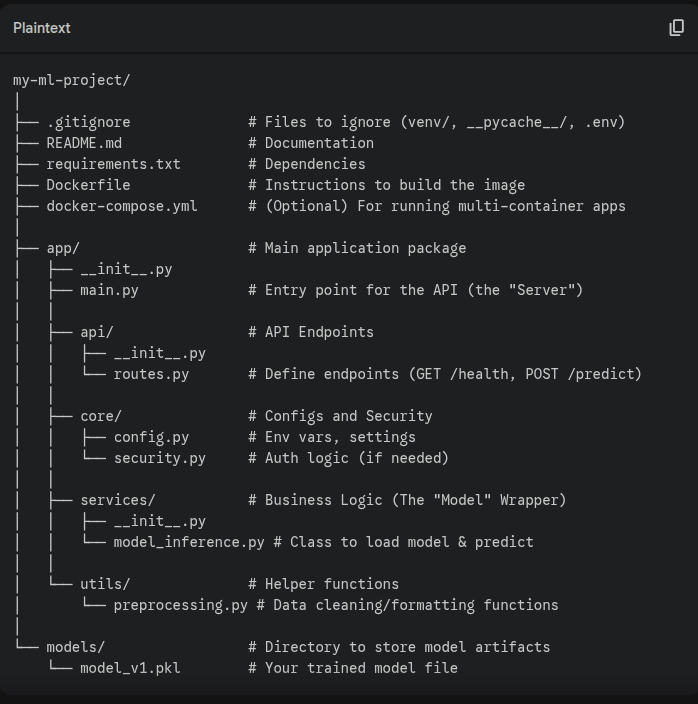
#> input picture project_directory.png, 698 x 704 px
$ python -i preprocessing.py   (imports and definitions only)
#> lines starting #> are read from the running program, lines starting #| are printed output that depends on the picture; after the words box and inside, x2 and y2 are one past the last pixel; in counts of white or black regions, pixels touching at a corner belong together
import cv2
import numpy as np

def skew_correction(gray_image):
    orig = gray_image

    # Threshold to get rid of extraneous noise using Otsu's thresholding
    _, thresh = cv2.threshold(gray_image, 0, 255, cv2.THRESH_BINARY + cv2.THRESH_OTSU)
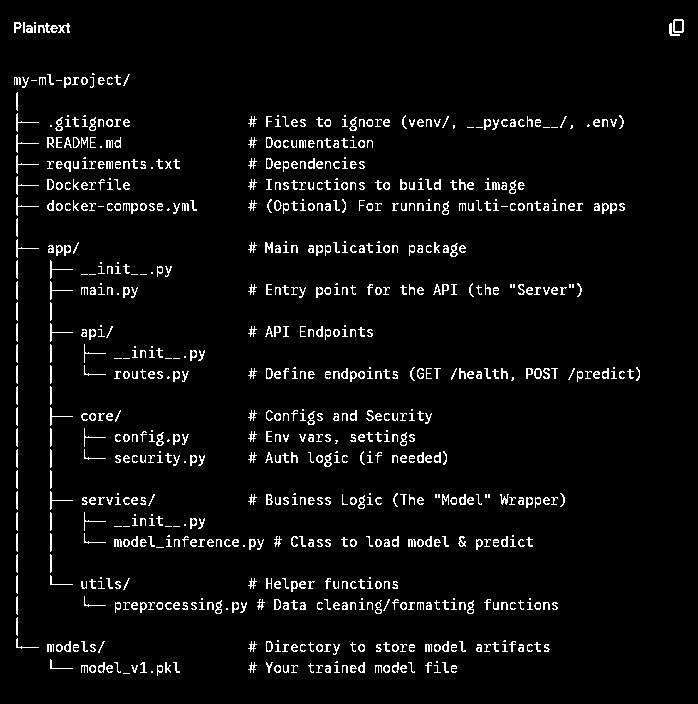
#> thresh: shape (704, 698); 4.6% white in thin lines or dots, all inside (x1, y1, x2, y2) = (14, 19, 684, 676)

    # Blur the image
    blur = cv2.GaussianBlur(thresh, (5, 5), 0)
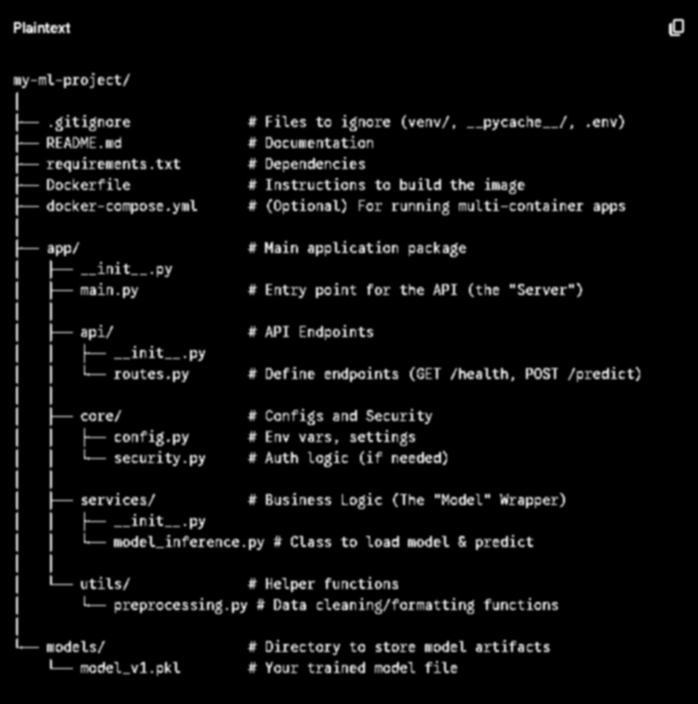
#> blur: shape (704, 698); min 0, max 229, mean 11.7

    # Perform Canny edge detection
    edges = cv2.Canny(blur, 50, 150, apertureSize=3)
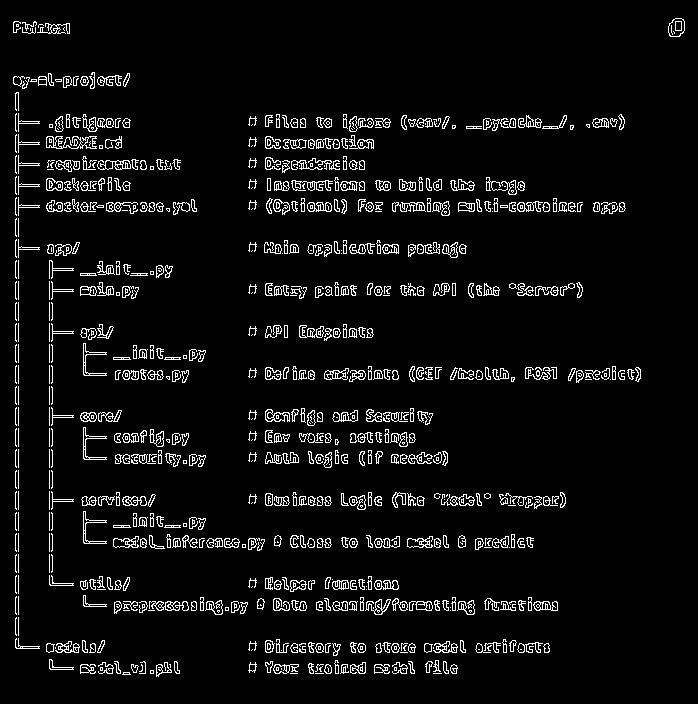
#> edges: shape (704, 698); 5.7% white in thin lines or dots

    # Perform probabilistic Hough Line Transform
    # cv2.HoughLinesP returns an array of lines in the format [[x1, y1, x2, y2]]
    hough_lines = cv2.HoughLinesP(edges, rho=1, theta=np.pi/180, threshold=100, minLineLength=100, maxLineGap=10)
#> hough_lines = 88 rows, first 6: [18, 648, 18, 76], [15, 647, 15, 76], [49, 584, 49, 244], [52, 585, 52, 244], [394, 202, 496, 202], [19, 205, 194, 205]

    slopes = []
    if hough_lines is not None:
        for line in hough_lines:
            x1, y1, x2, y2 = line[0]
            if x2 - x1 != 0:  # Avoid division by zero
                slope = (y2 - y1) / (x2 - x1)
                slopes.append(slope)
            else:
                slopes.append(float('inf')) # Vertical lines
#> this loop made 88 passes
#> (x1, y1, x2, y2, slope) on passes 5 to 16: (394, 202, 496, 202, 0), (19, 205, 194, 205, 0), (392, 210, 497, 210, 0), (265, 378, 398, 378, 0), (318, 601, 556, 601, 0), (392, 206, 497, 204, -0.019), (114, 610, 245, 610, 0), (402, 126, 573, 126, 0), (19, 207, 194, 207, 0), (392, 205, 497, 203, -0.019), (115, 547, 261, 547, 0), (262, 609, 557, 609, 0)
#> after the loop, slopes = 88 items, first 6: inf, inf, inf, inf, 0, 0

    # Calculate angles from slopes
    rad_angles = [np.arctan(x) for x in slopes if x != float('inf') and x != -float('inf')]
#> rad_angles = 84 values, max 0.0831 at index 48, min -0.0196 at index 83, mean 0.000551
    # Convert to degrees for rotation
    deg_angles = [np.degrees(x) for x in rad_angles]
#> deg_angles = 84 values, max 4.76 at index 48, min -1.12 at index 83, mean 0.0316

    # Find the most common angle for rotation
    if deg_angles:
        histo = np.histogram(deg_angles, bins=100)
        rotation_number = histo[1][np.argmax(histo[0])]
#> rotation_number = -0.00478

        # Correcting for 'sideways' alignments
        if rotation_number > 45:
            rotation_number = -(90 - rotation_number)
        elif rotation_number < -45:
            rotation_number = 90 - abs(rotation_number)
    else:
        rotation_number = 0 # No lines found, no rotation

    # Rotate the image to deskew it
    (h, w) = gray_image.shape[:2]
#> h = 704; w = 698
    center = (w // 2, h // 2)
#> center = (349, 352)
    matrix = cv2.getRotationMatrix2D(center, rotation_number, 1.0)
#> matrix = [[1, -8.35e-05, 0.0294], [8.35e-05, 1, -0.0291]]
    rotated = cv2.warpAffine(orig, matrix, (w, h),
                             flags=cv2.INTER_CUBIC,
                             borderMode=cv2.BORDER_REPLICATE)
    return rotated, rotation_number


def resize_image(rotated_image):

    # Get original dimensions
    (h, w) = rotated_image.shape[:2]
    max_dim = 640

    # Calculate the ratio to scale down the image
    if w > h:
        ratio = max_dim / float(w)
        new_w = max_dim
        new_h = int(h * ratio)
    else:
        ratio = max_dim / float(h)
        new_h = max_dim
        new_w = int(w * ratio)

    # Resize the image
    scaled_img = cv2.resize(rotated_image, (new_w, new_h), interpolation=cv2.INTER_AREA)

    print(f"Original dimensions: ({w}x{h})")
    print(f"Scaled dimensions: ({new_w}x{new_h})")
    return scaled_img


def add_border(scaled_img):
    border_image = cv2.copyMakeBorder(src=scaled_img, top=20, bottom=20, left=20, right=20, borderType=cv2.BORDER_CONSTANT, value=(255, 255, 255))
    return border_image

>>> import cv2
>>> picture = cv2.imread('../project_directory.png', cv2.IMREAD_GRAYSCALE)
>>> result = skew_correction(picture)
